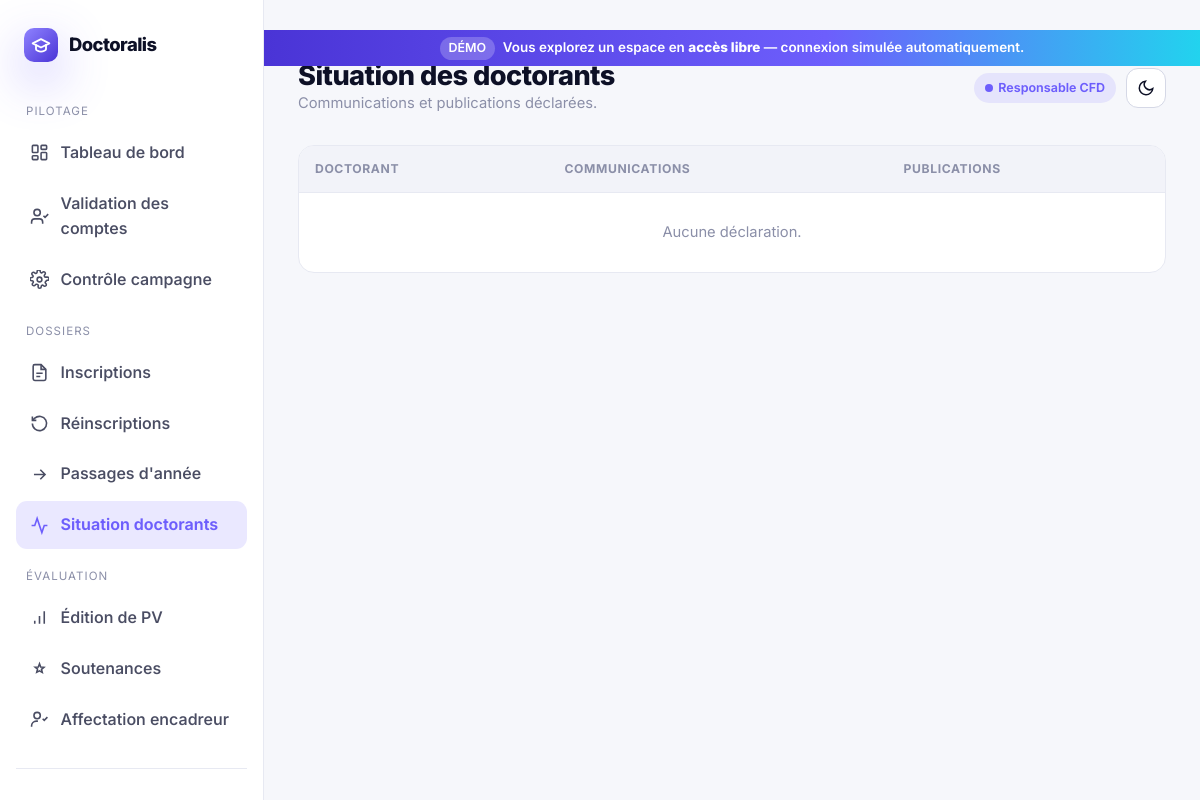
/cfd/etatDavencement/, run on an earlier commit of the app's database.
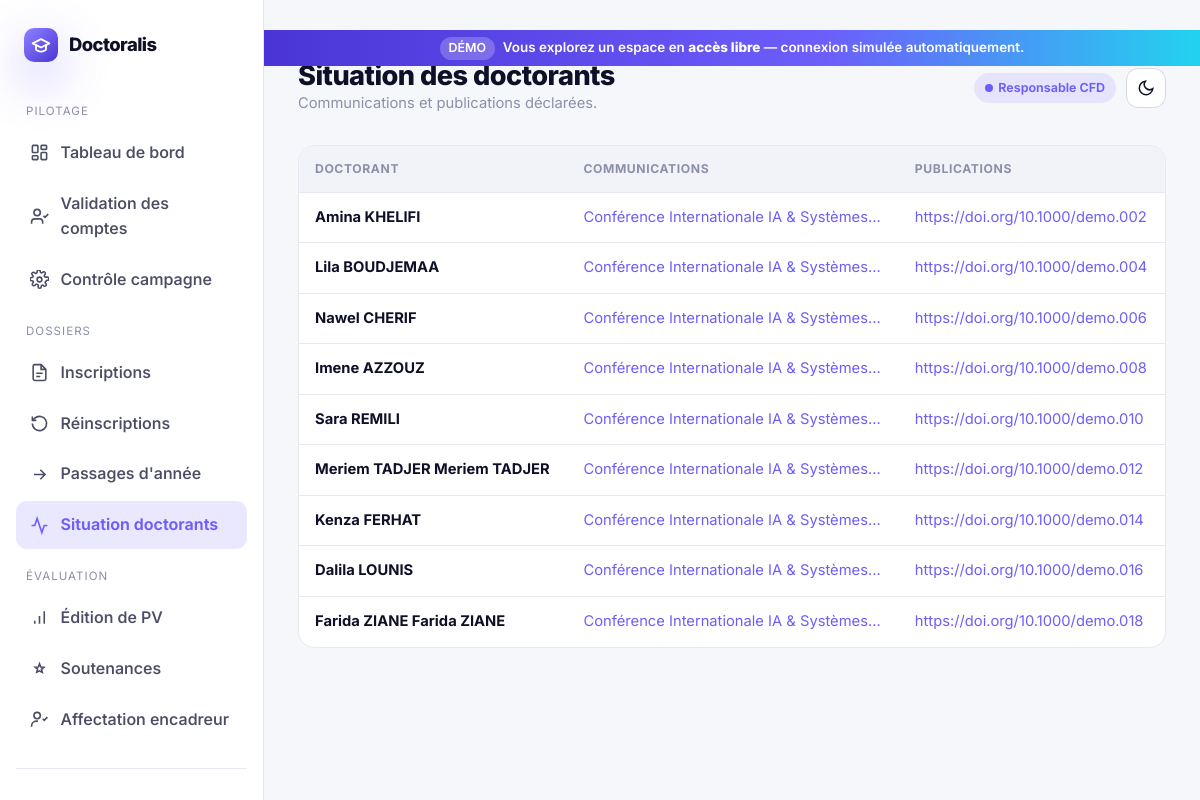
And on a later commit of the database.
### pages/models.py (models this page shows, shortened)
class inscription(models.Model):
    doctorant = models.ForeignKey(Doctorant, on_delete=models.CASCADE, related_name='inscription' ,null=True)
    numero_inscription = models.CharField(max_length=50, null=True)
    nom = models.CharField(max_length=100, null=True)
    prenom = models.CharField(max_length=100, null=True)
    titre_sujet = models.CharField(max_length=200, null=True)
    date_premier_inscription = models.CharField(max_length=50, null=True)
    nom_encadreur = models.CharField(max_length=100, null=True)
    nom_co_encadreur = models.CharField(max_length=100, null=True)
    mail_public = models.CharField(max_length=100, null=True)
    mail_institutionnel = models.CharField(max_length=100, null=True)
    fichier_inscription = models.FileField(upload_to='ficher_inscription/%Y', default=None, null=True)

class situation_doctorant(models.Model):
    doctorant = models.ForeignKey(Doctorant, on_delete=models.CASCADE, related_name='situation_doctorant' ,null=True)
    nom_prenom = models.CharField(max_length=100,null=True)
    publication = models.CharField(max_length=100,null=True)
    communication = models.CharField(max_length=100,null=True)

class reinscription(models.Model):
    doctorant = models.ForeignKey(Doctorant, on_delete=models.CASCADE, related_name='reinscription' ,null=True)
    numero_inscription = models.CharField(max_length=50, null=True)
    nom = models.CharField(max_length=100, null=True)
    prenom = models.CharField(max_length=100, null=True)
    titre_sujet = models.CharField(max_length=200, null=True)
    nouveau_titre_sujet = models.CharField(max_length=200, null=True)
    date_premier_inscription = models.CharField(max_length=50, null=True)
    nom_encadreur = models.CharField(max_length=100, null=True)
    nom_co_encadreur = models.CharField(max_length=100, null=True)
    nouveau_nom_encadreur = models.CharField(max_length=100, null=True)
    nouveau_nom_co_encadreur = models.CharField(max_length=100, null=True)
    mail_public = models.CharField(max_length=100, null=True)
    mail_institutionnel = models.CharField(max_length=100, null=True)
    fichier_inscription = models.FileField(upload_to='ficher_inscription/%Y', default=None, null=True)
    pv_csd = models.FileField(upload_to='ficher_inscription/%Y', default=None, null=True)

### cfd/views.py (the view)
# urls.py: path('etatDavencement/',views.etat_Avencement,name='etatDavencement'),
def etat_Avencement(request) :
    doctorants = Doctorant.objects.prefetch_related('inscription', 'reinscription', 'situation_doctorant').all()
    situations = situation_doctorant.objects.all()
    return render(request,'admins/etat_d`avencement.html', {'doctorants': doctorants,'situations': situations})

### postgraduation/context_processors.py (called while the page is built)
def demo_mode(request):
    return {'DEMO_MODE': getattr(settings, 'DEMO_MODE', False)}

### postgraduation/demo.py (called while the page is built)
    def __call__(self, request):
        return self.get_response(request)

    def process_view(self, request, view_func, view_args, view_kwargs):
        if not getattr(settings, 'DEMO_MODE', False):
            return None
        match = getattr(request, 'resolver_match', None)
        if match is None:
            return None
        name = match.url_name
        if request.method == 'GET' and name in LOGIN_REDIRECTS:
            return redirect(LOGIN_REDIRECTS[name])
        desired = None
        if name in DOCTORANT_URL_NAMES:
            desired = _demo_doctorant_user()
        elif name in ENCADREUR_URL_NAMES:
            desired = _demo_encadreur_user()
        if desired is None:
            return None
        current = getattr(request, 'user', None)
        if current is None or not current.is_authenticated or current.pk != desired.pk:
            login(request, desired, backend=_DEMO_BACKEND)
        return None

### templates/admins/etat_d`avencement.html (shortened to what this page needs)
{% extends 'base_cfd.html' %}
{% block page_title %}Situation des doctorants{% endblock %}
{% block page_sub %}Communications et publications déclarées.{% endblock %}
{% block content %}
<div class="table-wrap">
  <table class="data">
    <thead><tr><th>Doctorant</th><th>Communications</th><th>Publications</th></tr></thead>
    <tbody>
      {% for situation in situations %}
      <tr>
        <td><b>
          {% for inscription in situation.doctorant.inscription.all %}{{ inscription.prenom }} {{ inscription.nom }}{% endfor %}
          {% for reinscription in situation.doctorant.reinscription.all %}{{ reinscription.prenom }} {{ reinscription.nom }}{% endfor %}
        </b></td>
        <td>{% if situation.communication %}<a href="{{ situation.communication }}" target="_blank" style="color:var(--brand-500)">{{ situation.communication|truncatechars:40 }}</a>{% else %}—{% endif %}</td>
        <td>{% if situation.publication %}<a href="{{ situation.publication }}" target="_blank" style="color:var(--brand-500)">{{ situation.publication|truncatechars:40 }}</a>{% else %}—{% endif %}</td>
      </tr>
      {% empty %}
      <tr><td colspan="3" style="text-align:center;color:var(--muted);padding:28px">Aucune déclaration.</td></tr>
      {% endfor %}
    </tbody>
  </table>
</div>
{% endblock %}

What changed in the data, as far as the page shows it:
added situation_doctorant: communication "Conférence Internationale IA & Systèmes…", publication "https://doi.org/10.1000/demo.002"
added inscription: prenom "Amina", nom "KHELIFI", shown under "Conférence Internationale IA & Systèmes…"
added situation_doctorant: communication "Conférence Internationale IA & Systèmes…", publication "https://doi.org/10.1000/demo.004"
added reinscription: prenom "Lila", nom "BOUDJEMAA", shown under "Conférence Internationale IA & Systèmes…"
added situation_doctorant: communication "Conférence Internationale IA & Systèmes…", publication "https://doi.org/10.1000/demo.006"
added inscription: prenom "Nawel", nom "CHERIF", shown under "Conférence Internationale IA & Systèmes…"
added situation_doctorant: communication "Conférence Internationale IA & Systèmes…", publication "https://doi.org/10.1000/demo.008"
added reinscription: prenom "Imene", nom "AZZOUZ", shown under "Conférence Internationale IA & Systèmes…"
added situation_doctorant: communication "Conférence Internationale IA & Systèmes…", publication "https://doi.org/10.1000/demo.010"
added reinscription: prenom "Sara", nom "REMILI", shown under "Conférence Internationale IA & Systèmes…"
added situation_doctorant: communication "Conférence Internationale IA & Systèmes…", publication "https://doi.org/10.1000/demo.012"
added inscription: prenom "Meriem", nom "TADJER", shown under "Conférence Internationale IA & Systèmes…"
added reinscription: prenom "Meriem", nom "TADJER", shown under "Conférence Internationale IA & Systèmes…"
added situation_doctorant: communication "Conférence Internationale IA & Systèmes…", publication "https://doi.org/10.1000/demo.014"
added reinscription: prenom "Kenza", nom "FERHAT", shown under "Conférence Internationale IA & Systèmes…"
added situation_doctorant: communication "Conférence Internationale IA & Systèmes…", publication "https://doi.org/10.1000/demo.016"
added reinscription: prenom "Dalila", nom "LOUNIS", shown under "Conférence Internationale IA & Systèmes…"
added situation_doctorant: communication "Conférence Internationale IA & Systèmes…", publication "https://doi.org/10.1000/demo.018"
added inscription: prenom "Farida", nom "ZIANE", shown under "Conférence Internationale IA & Systèmes…"
added reinscription: prenom "Farida", nom "ZIANE", shown under "Conférence Internationale IA & Systèmes…"
Also different on the page:
text no longer shown: "Aucune déclaration."
